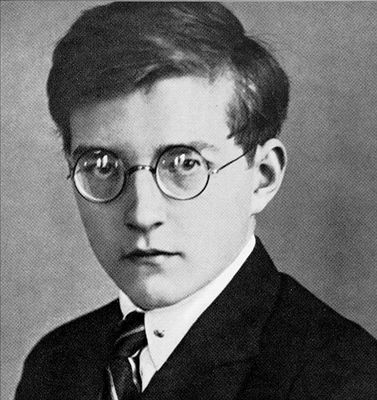
%> input picture data/shostakovich.jpeg, 377 x 400 px
$ octave generateData.m   (GNU Octave 9; MATLAB toolbox functions it lacks are replaced by stand-ins)
%> lines starting %> are read from the running program, lines starting %| are printed output that depends on the picture; in (x1, y1, x2, y2) boxes, pixels count from 0 and x2, y2 are one past the last pixel; in counts of white or black regions, pixels touching at a corner belong together; the program's own positions count from 1
clear all;
close all;

Mu = [0,1];
Sigma = [0.1,0.4];

Img = imread('../data/shostakovich.jpeg');
%> Img is the input picture: size 400x377x3 uint8; min 0, max 255, mean 109.5
Img = imresize(Img,0.25);
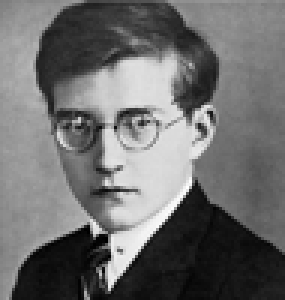
%> Img: size 100x95x3 uint8 (shown 3 times larger); min 0, max 254, mean 109.5
Img = mean(Img,3);
%> Img: size 100x95 double
Y = (255 - Img)/255;
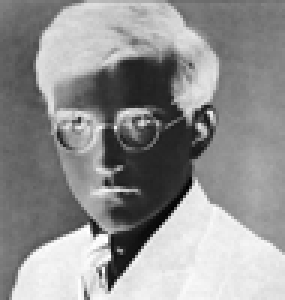
%> Y: size 100x95 double (shown 3 times larger); min 0.00392, max 1, mean 0.57
%Y = Img;
indF = find(Y>.5);
%> indF = 5380 values from 1 to 9500
indB = find(Y<=.5);
%> indB = 4120 values from 2 to 9415
Y(indF) = 1;
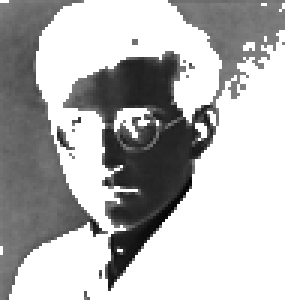
%> Y: size 100x95 double (shown 3 times larger); min 0.00392, max 1, mean 0.708
Y(indB) = 0;
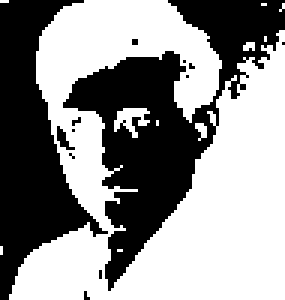
%> Y: size 100x95 double (shown 3 times larger); values 0 (black) and 1 (white), 56.6% white; 13 black regions (10 under 20 px), largest, box (x1, y1, x2, y2) and area: (21, 0, 95, 97) 2417, (0, 0, 36, 100) 1657, (19, 42, 25, 50) 21

noiseF = Sigma(2)*randn(length(indF),1);
noiseB = Sigma(1)*randn(length(indB),1);

X = Y;
X(indF) = Y(indF) + noiseF;
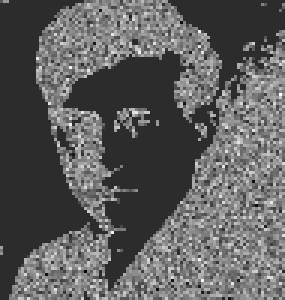
%> X: size 100x95 double (shown 3 times larger); min -0.505, max 2.38, mean 0.566; drawn with min black and max white
X(indB) = Y(indB) + noiseB;

figure;imshow(1-X);
%> after `imshow(1-X)`:
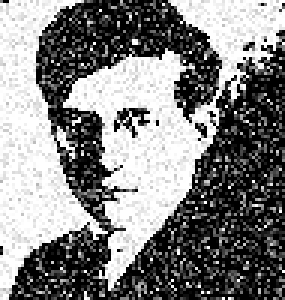
%> displayed picture: size 100x95, on the screen's scale of 0 to 255 (shown 3 times larger); min 0, max 255, mean 129

nNodes = length(X(:));
%> nNodes = 9500
nStates = 2;
[nRows,nCols] = size(X);
%> nRows = 100; nCols = 95

$ run again, with data/flowers.jpg copied over data/shostakovich.jpeg
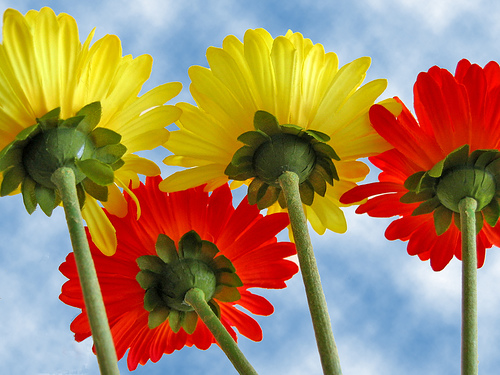
%> input picture data/flowers.jpg, 500 x 375 px
%> Img is the input picture: size 375x500x3 uint8; mean R, G, B 164.5, 134.9, 95.4
%> indF = 5576 values from 13 to 11718
%> indB = 6174 values from 1 to 11750
%> `Y(indB) = 0;`:
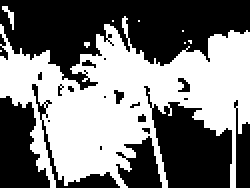
%> Y: size 94x125 double (shown 2 times larger); values 0 (black) and 1 (white), 47.5% white; 9 white regions (7 under 20 px), largest, box (x1, y1, x2, y2) and area: (0, 8, 125, 94) 5534, (1, 3, 7, 15) 27
%> `imshow(1-X)`:
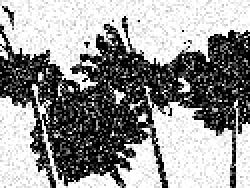
%> displayed picture: size 94x125, on the screen's scale of 0 to 255 (shown 2 times larger); min 0, max 255, mean 147.9
%> nNodes = 11750
